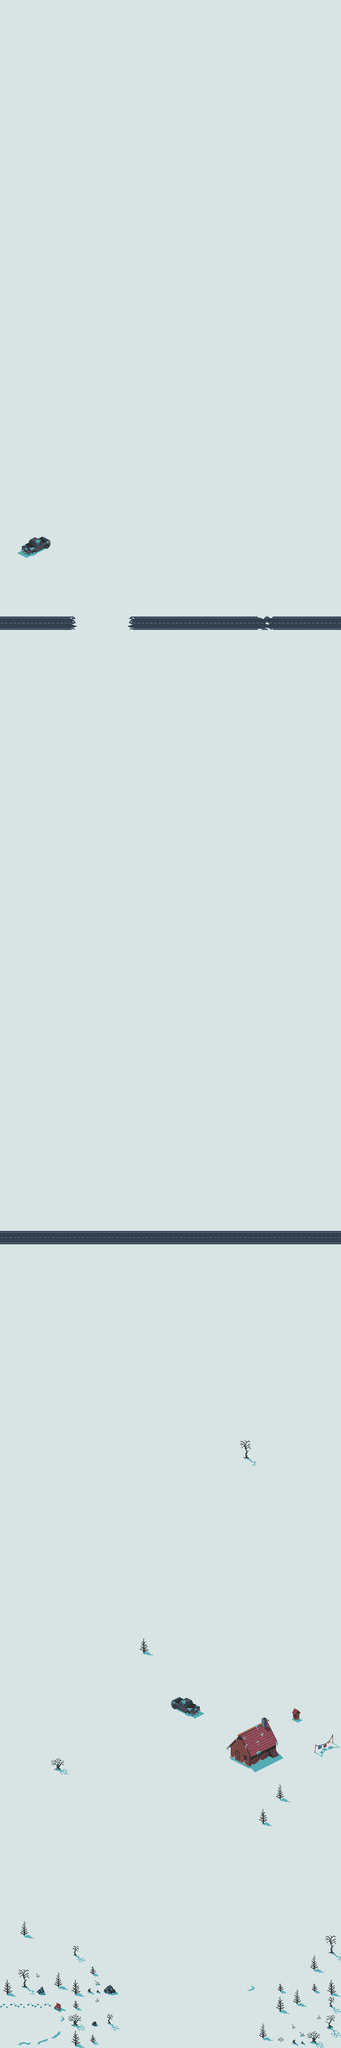

Below is a game level as drawn by its tile map, then a one-line description and the .tmx that defines it (tile-layer data replaced by summaries):
An orthogonal 20x120 tile map with 32x32 px tiles, 3 tile layers (BG, FG, CREEPS) and 41 objects.

<map version="1.5" tiledversion="1.7.2" orientation="orthogonal" renderorder="right-down" width="20" height="120" tilewidth="32" tileheight="32" infinite="0" nextlayerid="6" nextobjectid="42">
 <tileset firstgid="1" name="tileset" tilewidth="32" tileheight="32" tilecount="72" columns="9">
  <image source="../image/tileset/tileset.png" width="288" height="256" />
 </tileset>
 <layer id="2" name="BG" width="20" height="120" locked="1">
  <data>[2400 cells, 2400 non-empty, 1 distinct tile ids]</data>
 </layer>
 <layer id="1" name="FG" width="20" height="120">
  <data>[2400 cells, 123 non-empty, 51 distinct tile ids]</data>
 </layer>
 <layer id="3" name="CREEPS" width="20" height="120">
  <data>[2400 cells, 0 non-empty, 0 distinct tile ids]</data>
 </layer>
 <objectgroup color="#ce0003" id="5" name="HAZARDS">
  <object id="1" x="486" y="3392" width="16" height="27" />
  <object id="2" x="518" y="3346" width="15" height="27" />
  <object id="3" x="262" y="3072" width="17" height="27" />
  <object id="4" x="96" y="3296" width="24" height="22" />
  <object id="5" x="38" y="3602" width="15" height="27" />
  <object id="6" x="6" y="3712" width="17" height="27" />
  <object id="7" x="34" y="3693" width="21" height="34" />
  <object id="8" x="69" y="3725" width="14" height="12" />
  <object id="9" x="195" y="3722" width="22" height="16" />
  <object id="10" x="169" y="3687" width="11" height="15" />
  <object id="11" x="136" y="3648" width="12" height="19" />
  <object id="12" x="102" y="3698" width="15" height="27" />
  <object id="13" x="134" y="3712" width="17" height="27" />
  <object id="14" x="137" y="3751" width="11" height="15" />
  <object id="15" x="128" y="3776" width="24" height="22" />
  <object id="16" x="200" y="3776" width="12" height="19" />
  <object id="17" x="173" y="3790" width="9" height="8" />
  <object id="18" x="134" y="3808" width="17" height="27" />
  <object id="19" x="169" y="3815" width="11" height="15" />
  <object id="20" x="550" y="3730" width="15" height="27" />
  <object id="21" x="518" y="3744" width="16" height="27" />
  <object id="22" x="486" y="3794" width="15" height="27" />
  <object id="23" x="521" y="3719" width="11" height="15" />
  <object id="24" x="582" y="3666" width="15" height="27" />
  <object id="25" x="610" y="3629" width="21" height="34" />
  <object id="26" x="614" y="3712" width="17" height="27" />
  <object id="27" x="585" y="3719" width="11" height="15" />
  <object id="28" x="616" y="3744" width="12" height="19" />
  <object id="29" x="611" y="3778" width="18" height="26" />
  <object id="30" x="576" y="3808" width="24" height="22" />
  <object id="31" x="424" y="3275" width="11" height="7" />
  <object id="32" x="435" y="3250" width="78" height="43" />
  <object id="33" x="513" y="3263" width="7" height="29" />
  <object id="34" x="469" y="3236" width="38" height="14" />
  <object id="35" x="491" y="3220" width="11" height="16" />
  <object id="36" x="338" y="3183" width="23" height="18" />
  <object id="37" x="548" y="3203" width="16" height="15" />
  <object id="38" x="589" y="3269" width="7" height="18" />
  <object id="39" x="621" y="3251" width="7" height="18" />
  <object id="40" x="450" y="2701" width="21" height="34" />
  <object id="41" x="54" y="1007" width="25" height="18" />
 </objectgroup>
</map>